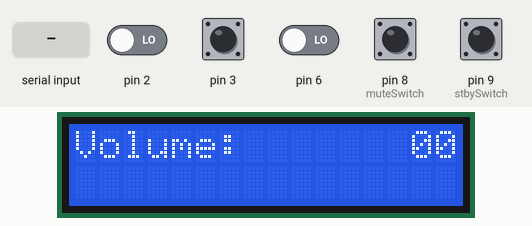
This sketch was run on a simulated Arduino Uno, built with avr-gcc and run on an emulated ATmega328P. Shown: 16×2 character LCD. The test bench sets the inputs (shaded band); at power-on: pin 3, pin 8 (muteSwitch), pin 9 (stbySwitch) HIGH, pin 2, pin 6 LOW. What the sketch prints to the serial monitor is not drawn.

Above: at 1.2 s.
1.3 s: "B" received over Serial
At 1.7 s:
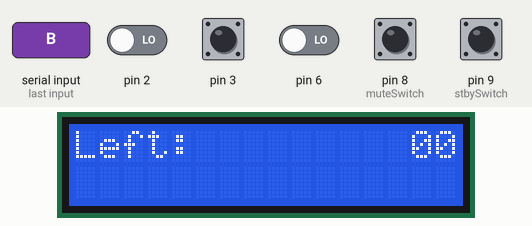
2.8 s: pin 6 driven HIGH
At 4.0 s:
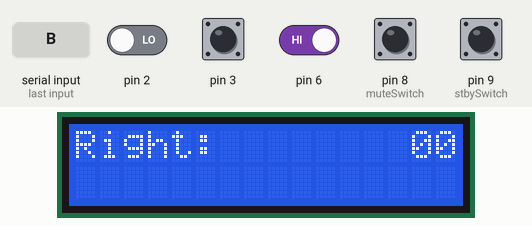
4.3 s: pin 8 (muteSwitch) pulled LOW for 0.15 s
At 4.39 s:
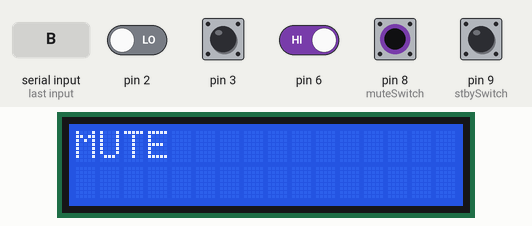
5.9 s: pin 9 (stbySwitch) pulled LOW for 0.15 s
At 5.99 s:
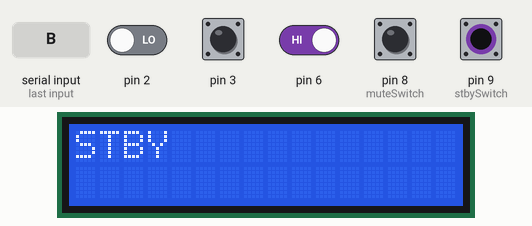
7.5 s: "U" received over Serial
At 8.7 s:
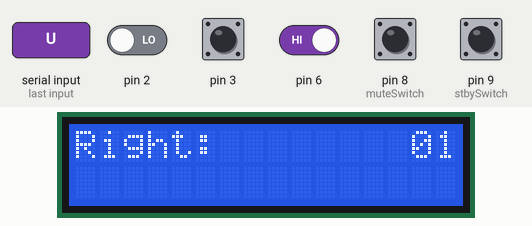
9.0 s: "D" received over Serial
At 10.0 s:
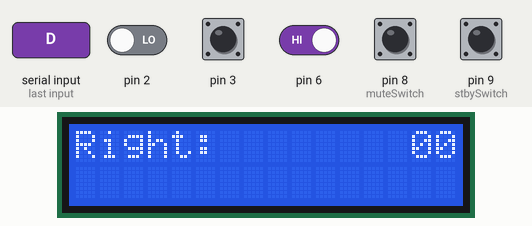
Timing chart, 0 to 11.5 s (numbered marks = the images above; inputs shaded):
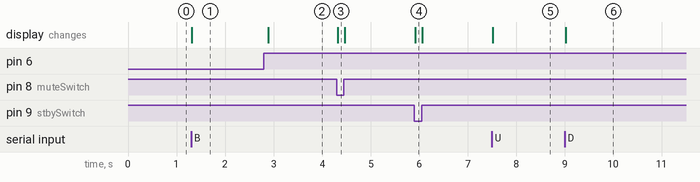

The sketch:

Amp_new_test.ino
```cpp
#include <Wire.h>
#include <LiquidCrystal_I2C.h>
#include <SPI.h>

LiquidCrystal_I2C lcd(0x27, 16, 2); // set the LCD address to 0x27 for a 16 chars and 2 line display

int CS = 10;
int volAddress = (B00010011);
volatile int volume = 0;
int old_volume = 0;
volatile int l_oldVol = 0;
volatile int r_oldVol = 0;
const int max_vol = 20;
const int min_vol = 0;
bool mute = false;
bool stby = false;
bool zero = false;
int muteSwitch = 8;
int mutePin = 5;
int stbyPin = 4;
int stbySwitch = 9;
int volArray [] = {0, 3, 8, 15, 23, 32, 42, 53, 65, 77, 90, 104, 119, 134, 149, 166, 182, 200, 218, 236, 255};
volatile int lVol = 0;
volatile int rVol = 0;
bool l = false;
bool r = false;
int buttonCount = 0;   // counter for the number of button presses
int button = 0;         // current state of the button
int lastButton = 0;
char bluetooth;
int language = 0;

void setup() {

  pinMode(CS, OUTPUT);
  // initialize SPI:
  SPI.begin();
  lcd.init();                      // initialize the lcd
  lcd.backlight();
  lcd.noCursor();
  Serial.begin(115200);
  attachInterrupt(0, cw, FALLING);
  attachInterrupt(1, ccw, FALLING);
  volumeSet (0, 0);
  lcdPrintVol(buttonCount, volume);
  digitalWrite(stbyPin, HIGH);
  digitalWrite(mutePin, HIGH);

}
void loop() {

  if (stby == true && digitalRead(stbySwitch) == LOW) {
  }
  else if (stby == true && digitalRead(stbySwitch) == HIGH && mute == false) {
    digitalWrite(stbyPin, HIGH);
    digitalWrite(mutePin, HIGH);
    lcdPrintVol(buttonCount, volume);
    stby = false;
  }
  else if (stby == true && digitalRead(stbySwitch) == HIGH && mute == true) {
    digitalWrite(stbyPin, HIGH);
    lcdMute(language);
    stby = false;
  }
  if (mute == true && digitalRead(muteSwitch) == LOW && stby == false) {
    button = digitalRead(6);
    //If button state changes, a variable is incremented between 0, 1, & 2
    if (button != lastButton) {
      if (button == HIGH && language != 1) {
        language++;
        lcdMute(language);
      }
      else if (button == HIGH && language == 1) {
        language = 0;
        lcdMute(language);
      }
      lastButton = button;
      delay (50);
    }
  }
  else if (mute == true && digitalRead(muteSwitch) == HIGH && stby == false) {
    digitalWrite(mutePin, HIGH);
    lcdPrintVol(buttonCount, volume);
    mute = false;
  }
  if (mute == false && stby == false) {
    //Checks for input from Bluetooth controls cominf from Serial
    if (Serial.available() > 0) {
      bluetooth = Serial.read();
      Serial.println(bluetooth);
      if (bluetooth == 'U' && volume != max_vol) {
        volume++;
        l_oldVol++;
        r_oldVol++;
      }
      else if (bluetooth == 'D' && volume != min_vol) {
        volume--;
        l_oldVol--;
        r_oldVol--;
      }
      else if (bluetooth == 'B') {
        if (buttonCount != 2) {
          buttonCount++;
        }
        else if (buttonCount == 2) {
          buttonCount = 0;
        }
      }
      else {

      }
    }
    button = digitalRead(6);
    //If button state changes, a variable is incremented between 0, 1, & 2
    if (button != lastButton) {
      if (button == HIGH && buttonCount != 2) {
        buttonCount++;
      }
      else if (button == HIGH && buttonCount == 2) {
        buttonCount = 0;
      }
      lastButton = button;
      delay (50);
    }
    if (volume != old_volume && r == false && l == false)
    {
      lVol = l_oldVol;
      rVol = r_oldVol;
      old_volume = volume;
      lcdPrintVol(buttonCount, volume);
      volumeSet(lVol, rVol);
    }

    if (buttonCount == 1 && l == false) {
      lcdPrintVol(buttonCount, lVol);
      l = true;
    }
    if (buttonCount == 1 && l == true) {

      if (l_oldVol != lVol)
      {
        lVol = l_oldVol;
        lcdPrintVol(buttonCount, lVol);
        leftVol(lVol);
        if (lVol > rVol) {
          volume = lVol;
          r_oldVol = rVol;
        }
        else {
          volume = rVol;
          r_oldVol = rVol;
        }
      }
    }
    else if (buttonCount != 1 && l == true) {
      lcdPrintVol(buttonCount, volume);
      l = false;
    }
    if (buttonCount == 2 && r == false) {
      lcdPrintVol(buttonCount, rVol);
      r = true;
    }
    if (buttonCount == 2 && r == true) {
      if (r_oldVol != rVol)
      {
        rVol = r_oldVol;
        lcdPrintVol(buttonCount, rVol);
        rightVol(rVol);
        if (rVol > lVol) {
          volume = rVol;
          l_oldVol = lVol;
        }
        else {
          volume = lVol;
          l_oldVol = lVol;
        }
      }
    }

    else if (buttonCount != 2 && r == true) {
      lcdPrintVol(buttonCount, volume);
      r = false;
    }
  }
  if (digitalRead(muteSwitch) == LOW && mute == false && stby == false)
  {
    digitalWrite(mutePin, LOW);
    lcdMute(language);
    mute = true;
  }
  if (digitalRead(stbySwitch) == LOW && stby == false)
  {
    digitalWrite(mutePin, LOW);
    digitalWrite(stbyPin, LOW);
    lcdStby(language);
    stby = true;
  }
  //If volume is set to 0, Mute is activated in order to silence the audio system
  if (volume == 0) {
    digitalWrite(mutePin, LOW);
    zero = true;
  }
  //Pulls the mute pin High if the volume is set above 0, allowing audio through the output
  else if (volume != 0 && zero == true) {
    digitalWrite(mutePin, HIGH);
    zero = false;
  }
}

//Sets value for both addressable Digital Potentiometers of the MCP42050
void volumeSet(int lvalue, int rvalue) {
  // take the CS pin low to select the chip:
  digitalWrite(CS, LOW);
  //  send in the address and value via SPI:
  SPI.transfer(B00010010);
  SPI.transfer(volArray [lvalue]);
  // take the CS pin high to de-select the chip:
  digitalWrite(CS, HIGH);
  // take the CS pin low to select the chip:
  digitalWrite(CS, LOW);
  //  send in the address and value via SPI:
  SPI.transfer(B00010001);
  SPI.transfer(volArray [rvalue]);
  // take the CS pin high to de-select the chip:
  digitalWrite(CS, HIGH);
}

//Sets value for Digital Potentiometer, corresponding to the Left channel
void leftVol(int value) {
  // take the CS pin low to select the chip:
  digitalWrite(CS, LOW);
  //  send in the address and value via SPI:
  SPI.transfer(B00010010);
  SPI.transfer(volArray [value]);
  // take the CS pin high to de-select the chip:
  digitalWrite(CS, HIGH);
}

//Sets value for Digital Potentiometer, corresponding to the Right channel
void rightVol(int value) {
  // take the CS pin low to select the chip:
  digitalWrite(CS, LOW);
  //  send in the address and value via SPI:
  SPI.transfer(B00010001);
  SPI.transfer(volArray [value]);
  // take the CS pin high to de-select the chip:
  digitalWrite(CS, HIGH);
}

//Clockwise turn/Incrementing function for Rotary Encoder
void cw()
{
  int b = digitalRead(3);
  if (digitalRead(8) == HIGH && b == HIGH && volume != max_vol) {
    volume++;
    l_oldVol++;
    r_oldVol++;
  }
  if (volume > max_vol)
    volume = max_vol;
  if (l_oldVol > max_vol)
    l_oldVol = max_vol;
  if (r_oldVol > max_vol)
    r_oldVol = max_vol;
}

//Counter-clockwise turn/Decrementing function for Rotary Encoder
void ccw()
{
  int a = digitalRead(2);
  if (digitalRead(8) == HIGH && a == HIGH && volume != min_vol) {
    volume--;
    l_oldVol--;
    r_oldVol--;
  }
  if (volume < min_vol)
    volume = min_vol;
  if (l_oldVol < min_vol)
    l_oldVol = min_vol;
  if (r_oldVol < min_vol)
    r_oldVol = min_vol;
}

//Given a mode number and a volume, outputs the properly formatted LCD display
void lcdPrintVol(int mode, int vol) {
  lcd.clear();
  if (mode == 0) {
    lcd.print("Volume:       ");
  }
  else if (mode == 1) {
    lcd.print("Left:         ");
  }
  else if (mode == 2) {
    lcd.print("Right:        ");
  }
  if (vol < 10) {
    lcd.print("0");
  }
  lcd.print(vol);
}

void lcdMute(int lang){
  lcd.clear();
  if (lang == 0){
    lcd.println("MUTE            ");
  }
  else if (lang == 1){
    lcd.println("ミュート            ");
  }
}

void lcdStby(int lang){
  lcd.clear();
  if (lang == 0){
    lcd.println("STBY            ");
  }
  else if (lang == 1){
    lcd.println("待機する            ");
  }
}

void checkVol (int a, int b){
   if (a > b) {
          volume = a;
        }
        else {
          volume = b;
        }
}
```

Measured:
- after the input at 1.3 s, the display: changes at once (image 1)
- after the input at 2.8 s, the display: changes after 0.09 s (image 2)
- after the input at 4.3 s, the display: changes at once (image 3)
- after the input at 5.9 s, the display: changes at once (image 4)
- after the input at 7.5 s, the display: changes at once (image 5)
- after the input at 9.0 s, the display: changes at once (image 6)
